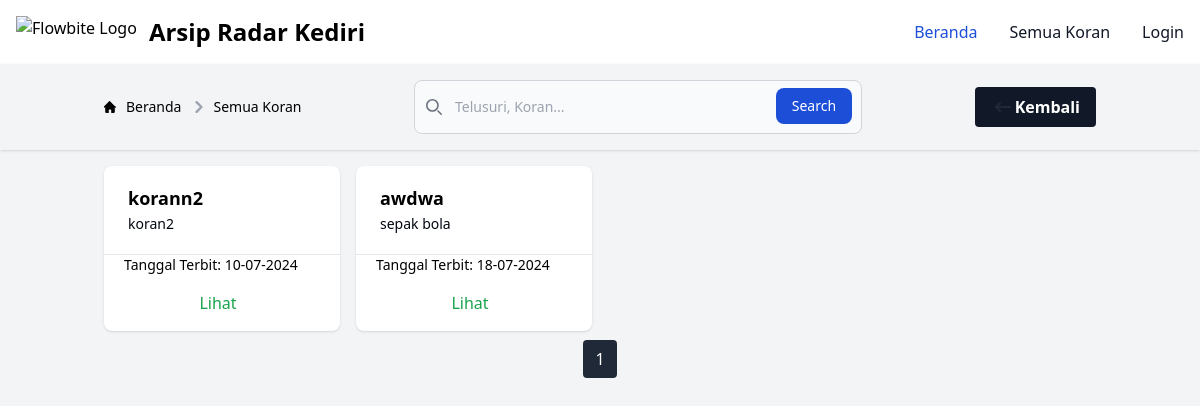
The page /user/all_newspaper.php on the database as committed earlier.
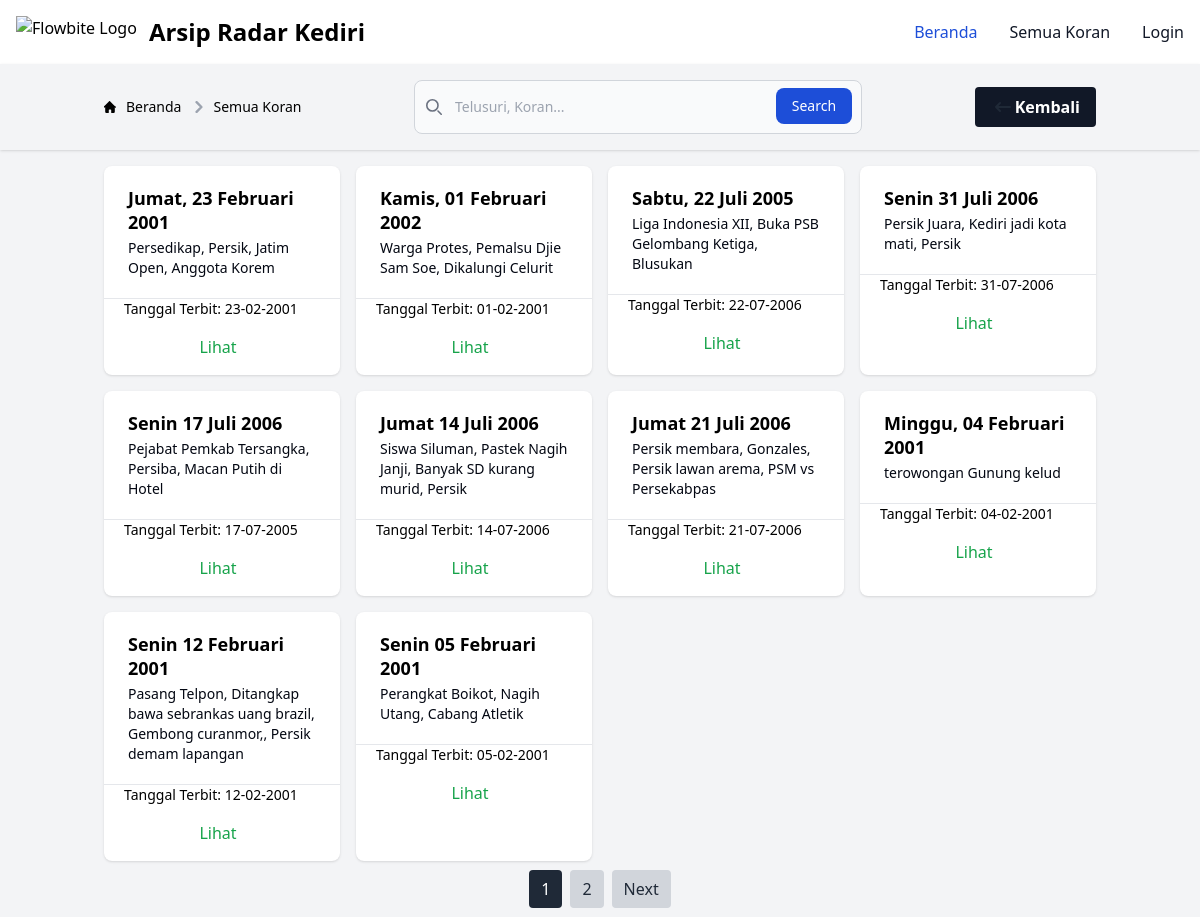
The same page on the database as committed later.
### tables this page shows
CREATE TABLE `newspapers` (
  `id` int(11) NOT NULL,
  `title` varchar(255) NOT NULL,
  `publication_date` date NOT NULL,
  `category` varchar(100) DEFAULT NULL,
  `thumbnail` varchar(255) DEFAULT NULL,
  `pdf_file` varchar(255) NOT NULL,
  `created_at` timestamp NOT NULL DEFAULT current_timestamp()
);

### user/all_newspaper.php (the view, shortened to what this page needs)
<?php
require '../config.php';
$itemsPerPage = 10;
$page = isset($_GET['page']) ? (int)$_GET['page'] : 1;
$offset = ($page - 1) * $itemsPerPage;
$stmt = $pdo->prepare('SELECT COUNT(*) FROM newspapers');
$stmt->execute();
$totalItems = $stmt->fetchColumn();
$totalPages = ceil($totalItems / $itemsPerPage);
$stmt = $pdo->prepare('SELECT * FROM newspapers LIMIT ? OFFSET ?');
$stmt->execute([$itemsPerPage, $offset]);
$newspapers = $stmt->fetchAll(PDO::FETCH_ASSOC);
?>
<!DOCTYPE html>
<html lang="en">
<head>
    <script src="https://cdn.tailwindcss.com"></script>
    <link href="https://cdn.jsdelivr.net/npm/flowbite@2.4.1/dist/flowbite.min.css" rel="stylesheet" />
</head>
<body class="bg-gray-100">
    <nav class="bg-white border-gray-200 dark:bg-gray-900">
        <div class="max-w-screen-xl flex flex-wrap items-center justify-between mx-auto p-4">
            <a href="index.php" class="flex items-center space-x-3 rtl:space-x-reverse">
                <img src="https://flowbite.com/docs/images/logo.svg" class="h-8" alt="Flowbite Logo" />
                <span
                    class="self-center text-2xl font-semibold whitespace-nowrap dark:text-white sm:text-m md:text-md">Arsip Radar Kediri</span>
            </a>
            <div class="hidden w-full md:block md:w-auto" id="navbar-default">
                <ul
                    class="font-medium flex flex-col p-4 md:p-0 mt-4 border border-gray-100 rounded-lg bg-gray-50 md:flex-row md:space-x-8 rtl:space-x-reverse md:mt-0 md:border-0 md:bg-white dark:bg-gray-800 md:dark:bg-gray-900 dark:border-gray-700">
                    <li>
                        <a href="../index.php"
                            class="block py-2 px-3 text-white bg-blue-700 rounded md:bg-transparent md:text-blue-700 md:p-0 dark:text-white md:dark:text-blue-500"
                            aria-current="page">Beranda</a>
                    </li>
                    <li>
                        <a href="all_newspaper.php"
                            class="block py-2 px-3 text-gray-900 rounded hover:bg-gray-100 md:hover:bg-transparent md:border-0 md:hover:text-blue-700 md:p-0 dark:text-white md:dark:hover:text-blue-500 dark:hover:bg-gray-700 dark:hover:text-white md:dark:hover:bg-transparent">Semua
                            Koran</a>
                    </li>
                    <?php if (isset($_SESSION['role']) && $_SESSION['role'] === 'admin'): ?>
                    <li>
                        <a href="../admin/admin_dashboard.php"
                            class="block py-2 px-3 text-gray-900 rounded hover:bg-gray-100 md:hover:bg-transparent md:border-0 md:hover:text-blue-700 md:p-0 dark:text-white md:dark:hover:text-blue-500 dark:hover:bg-gray-700 dark:hover:text-white md:dark:hover:bg-transparent">Dashboard
                            Admin</a>
                    </li>
                    <?php endif; ?> <li class="relative">
                        <?php if (isset($_SESSION['name'])): ?>
                        <button id="userMenuButton"
                            class="block py-2 px-3 text-gray-900 rounded hover:bg-gray-100 md:hover:bg-transparent md:border-0 md:hover:text-blue-700 md:p-0 dark:text-white md:dark:hover:text-blue-500 dark:hover:bg-gray-700 dark:hover:text-white md:dark:hover:bg-transparent">
                            <?php echo htmlspecialchars($_SESSION['name']); ?>
                        </button>
                        <div id="userMenuDropdown"
                            class="hidden absolute right-0 mt-2 w-48 bg-white rounded-md shadow-lg dark:bg-gray-800">
                            <a href="../profile.php"
                                class="block px-4 py-2 text-sm text-gray-700 hover:bg-gray-100 dark:text-gray-200 dark:hover:bg-gray-600">Profile</a>
                            <a href="../logout.php"
                                class="block px-4 py-2 text-sm text-gray-700 hover:bg-gray-100 dark:text-gray-200 dark:hover:bg-gray-600">Logout</a>
                        </div>
                        <script>
                        document.getElementById('userMenuButton').addEventListener('click', function() {
                            var dropdown = document.getElementById('userMenuDropdown');
                            if (dropdown.classList.contains('hidden')) {
                                dropdown.classList.remove('hidden');
                            } else {
                                dropdown.classList.add('hidden');
                            }
                        });
                        </script>
                        <?php else: ?>
                        <a href="../login.php"
                            class="block py-2 px-3 text-gray-900 rounded hover:bg-gray-100 md:hover:bg-transparent md:border-0 md:hover:text-blue-700 md:p-0 dark:text-white md:dark:hover:text-blue-500 dark:hover:bg-gray-700 dark:hover:text-white md:dark:hover:bg-transparent">Login</a>
                        <?php endif; ?>
                    </li>
                </ul>
            </div>
        </div>
    </nav>
    <header class="shadow">
        <div class="container mx-auto py-4 px-4">
            <nav class="flex flex-col items-center md:flex-row md:justify-between" aria-label="Breadcrumb">
                <ol class="inline-flex items-center space-x-1 md:space-x-2 rtl:space-x-reverse">
                    <li class="inline-flex items-center">
                        <a href="../index.php"
                            class="inline-flex items-center text-sm font-medium text-black hover:text-blue-600 dark:hover:text-gray-600">
                            Beranda
                        </a>
                    </li>
                    <li aria-current="page">
                        <div class="flex items-center">
                            <svg class="rtl:rotate-180 w-3 h-3 text-gray-400 mx-1" aria-hidden="true"
                                xmlns="http://www.w3.org/2000/svg" fill="none" viewBox="0 0 6 10">
                                <path stroke="currentColor" stroke-linecap="round" stroke-linejoin="round"
                                    stroke-width="2" d="m1 9 4-4-4-4" />
                            </svg>
                            <span
                                class="ms-1 text-sm font-medium text-black hover:text-blue-600 dark:hover:text-gray-600">Semua
                                Koran</span>
                        </div>
                    </li>
                </ol>
                <form class="flex-grow max-w-md mx-4 mt-4 md:mt-0" action="../search.php" method="GET">
                    <div class="relative">
                        <div class="absolute inset-y-0 left-0 flex items-center pl-3 pointer-events-none">
                        </div>
                        <input type="search" id="default-search" name="query"
                            class="block w-full p-4 pl-10 text-sm text-gray-900 border border-gray-300 rounded-lg bg-gray-50 focus:ring-blue-500 focus:border-blue-500 dark:bg-gray-700 dark:border-gray-600 dark:placeholder-gray-400 dark:text-white dark:focus:ring-blue-500 dark:focus:border-blue-500"
                            placeholder="Telusuri, Koran..." required />
                        <button type="submit"
                            class="text-white absolute right-2.5 bottom-2.5 bg-blue-700 hover:bg-blue-800 focus:ring-4 focus:outline-none focus:ring-blue-300 font-medium rounded-lg text-sm px-4 py-2 dark:bg-blue-600 dark:hover:bg-blue-700 dark:focus:ring-blue-800">Search</button>
                    </div>
                </form>
                <a href="../index.php"
                    class="flex bg-gray-900 hover:bg-gray-800 text-white font-bold py-2 px-4 rounded inline-block mt-4 md:mt-0">
                    <svg class="w-6 h-6 text-gray-800 dark:text-white" aria-hidden="true"
                        xmlns="http://www.w3.org/2000/svg" width="24" height="24" fill="none" viewBox="0 0 24 24">
                        <path stroke="currentColor" stroke-linecap="round" stroke-linejoin="round" stroke-width="2"
                            d="M5 12h14M5 12l4-4m-4 4 4 4" />
                    </svg>
                    Kembali
                </a>
            </nav>
        </div>
    </header>
    <div class="container mx-auto px-4 py-4">
        <?php if (count($newspapers) > 0) : ?>
        <div class="grid grid-cols-1 gap-4 sm:grid-cols-2 md:grid-cols-3 lg:grid-cols-4">
            <?php foreach ($newspapers as $index => $newspaper) : ?>
            <div class="bg-white shadow overflow-hidden sm:rounded-lg">
                <div class="px-4 py-5 sm:px-6">
                    <a href="user/view_newspaper.php?id=<?php echo $newspaper['id']; ?>">
                        <h3 class="text-lg font-bold leading-6 text-black hover:text-gray-700">
                            <?php echo htmlspecialchars($newspaper['title']); ?>
                        </h3>
                    </a>
                    <p class="mt-1 max-w-2xl text-sm text-gray-950">
                        <?php echo htmlspecialchars($newspaper['category']); ?>
                    </p>
                </div>
                <div class="border-t border-gray-200 px-4 py-5 sm:p-0">
                    <dl class="sm:divide-y sm:divide-gray-200">
                        <div class="flex justify-between">
                            <dt class="text-sm font-medium text-black ms-5">
                                Tanggal Terbit: <?php echo date('d-m-Y', strtotime($newspaper['publication_date'])); ?>
                            </dt>
                        </div>
                    </dl>
                </div>
                <div class="px-4 py-4 sm:px-6">
                    <div class="flex justify-center">
                        <a href="view_newspaper.php?id=<?php echo $newspaper['id']; ?>"
                            class="text-green-600 hover:text-green-900 mr-2">Lihat</a>
                    </div>
                </div>
            </div>
            <?php endforeach; ?>
        </div>
        <div class="mt-4">
            <nav class="flex justify-center">
                <ul class="pagination flex items-center space-x-2">
                    <?php for ($i = 1; $i <= $totalPages; $i++) : ?>
                    <li>
                        <a href="?page=<?php echo $i; ?>"
                            class="px-3 py-2 <?php echo $i === $page ? 'bg-gray-800 text-white' : 'bg-gray-300 text-gray-800'; ?> rounded"><?php echo $i; ?></a>
                    </li>
                    <?php endfor; ?>
                    <?php if ($page < $totalPages) : ?>
                    <li>
                        <a href="?page=<?php echo $page + 1; ?>"
                            class="px-3 py-2 bg-gray-300 text-gray-800 rounded">Next</a>
                    </li>
                    <?php endif; ?>
                </ul>
            </nav>
        </div>
        <?php else : ?>
        <p class="text-gray-600">Tidak ada data koran yang ditemukan.</p>
        <?php endif; ?>
    </div>
</body>
</html>

Rows that differ between the two databases and show on the page:
removed newspapers: title "korann2", category "koran2", publication_date "10-07-2024"
removed newspapers: title "awdwa", category "sepak bola", publication_date "18-07-2024"
added newspapers: title "Jumat, 23 Februari 2001", category "Persedikap, Persik, Jatim Open, Anggota Korem", publication_date "23-02-2001"
added newspapers: title "Kamis, 01 Februari 2002", category "Warga Protes, Pemalsu Djie Sam Soe, Dikalungi Celurit", publication_date "01-02-2001"
added newspapers: title "Sabtu, 22 Juli 2005", category "Liga Indonesia XII, Buka PSB Gelombang Ketiga, Blusukan", publication_date "22-07-2006"
added newspapers: title "Senin 31 Juli 2006", category "Persik Juara, Kediri jadi kota mati, Persik", publication_date "31-07-2006"
added newspapers: title "Senin 17 Juli 2006", category "Pejabat Pemkab Tersangka, Persiba, Macan Putih di Hotel", publication_date "17-07-2005"
added newspapers: title "Jumat 14 Juli 2006", category "Siswa Siluman, Pastek Nagih Janji, Banyak SD kurang murid, Persik", publication_date "14-07-2006"
added newspapers: title "Jumat 21 Juli 2006", category "Persik membara, Gonzales, Persik lawan arema, PSM vs Persekabpas", publication_date "21-07-2006"
added newspapers: title "Minggu, 04 Februari 2001", category "terowongan Gunung kelud", publication_date "04-02-2001"
added newspapers: title "Senin 12 Februari 2001", category "Pasang Telpon, Ditangkap bawa sebrankas uang brazil, Gembong curanmor,, Persik demam lapangan", publication_date "12-02-2001"
added newspapers: title "Senin 05 Februari 2001", category "Perangkat Boikot, Nagih Utang, Cabang Atletik", publication_date "05-02-2001"
Other text that changed with them:
new list line: "2"
text now shown: "Next"
